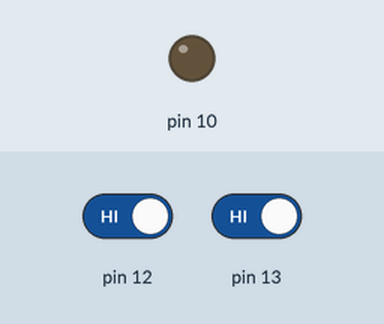
Bench run of a sketch on a simulated Arduino Uno, built with avr-gcc and run on an emulated ATmega328P. Shown: output pins drawn as LEDs (lit = HIGH). The inputs (shaded band) are chosen by the test bench; at power-on: pin 12 HIGH, pin 13 HIGH.

Above: at 1.2 s.
1.3 s: pin 12 driven LOW
At 2.5 s:
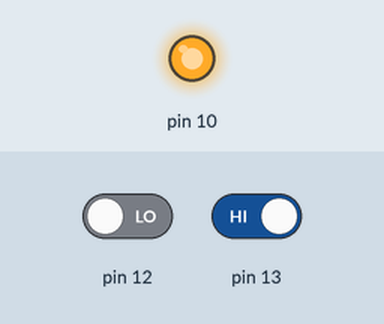
2.8 s: pin 12 driven HIGH
At 3.6 s:
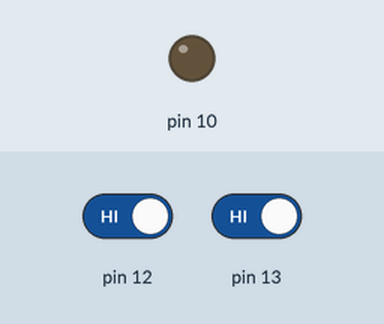
4.3 s: pin 13 driven LOW
At 4.8 s:
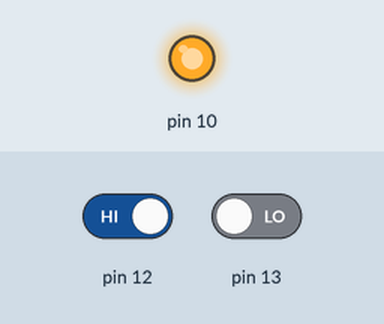
Timing chart, 0 to 7.3 s (numbered marks = the images above; inputs shaded):
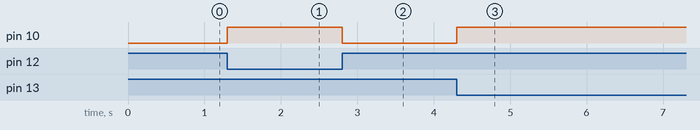

The sketch:

Circuit5.ino
```cpp
// Circuit 5 by Alex Burke (2/6/24).
// Utilizing buttons to control an LED.
// Encountered issues with coding and using conditional statements.

int button1State = 0;
int button2State= 0;

void setup()
{
  pinMode(10, OUTPUT);
  pinMode(12, INPUT);
  pinMode(13, INPUT);
}

void loop()
{
  int button2State = digitalRead(12);
  int button1State = digitalRead(13);

  if(button1State == LOW){
  digitalWrite(10, HIGH);
  }

  else if (button2State == LOW){
    digitalWrite(10, HIGH);}

  else if (button1State == LOW && button2State == LOW){
    digitalWrite(10, LOW);
  }
  else {
   	digitalWrite(10, LOW);
 }
}
```

Measured:
- after the input at 1.3 s, pin 10: LOW → HIGH at once
- after the input at 2.8 s, pin 10: HIGH → LOW at once
- after the input at 4.3 s, pin 10: LOW → HIGH at once
